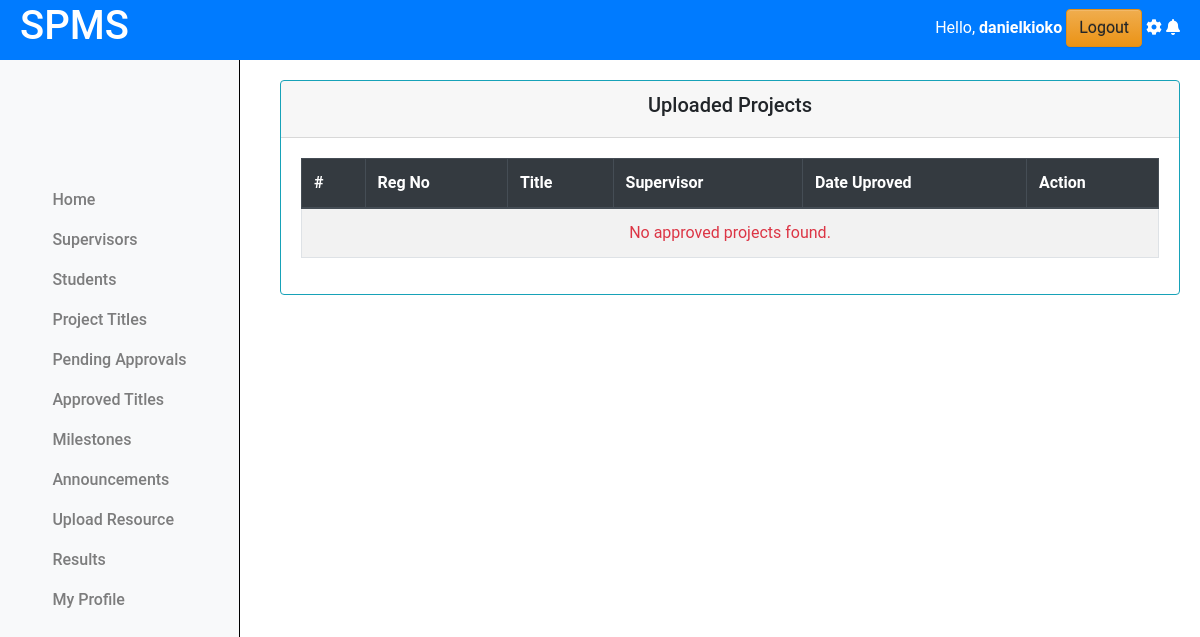
The app's page /projects/approved/ (signed in), older data.
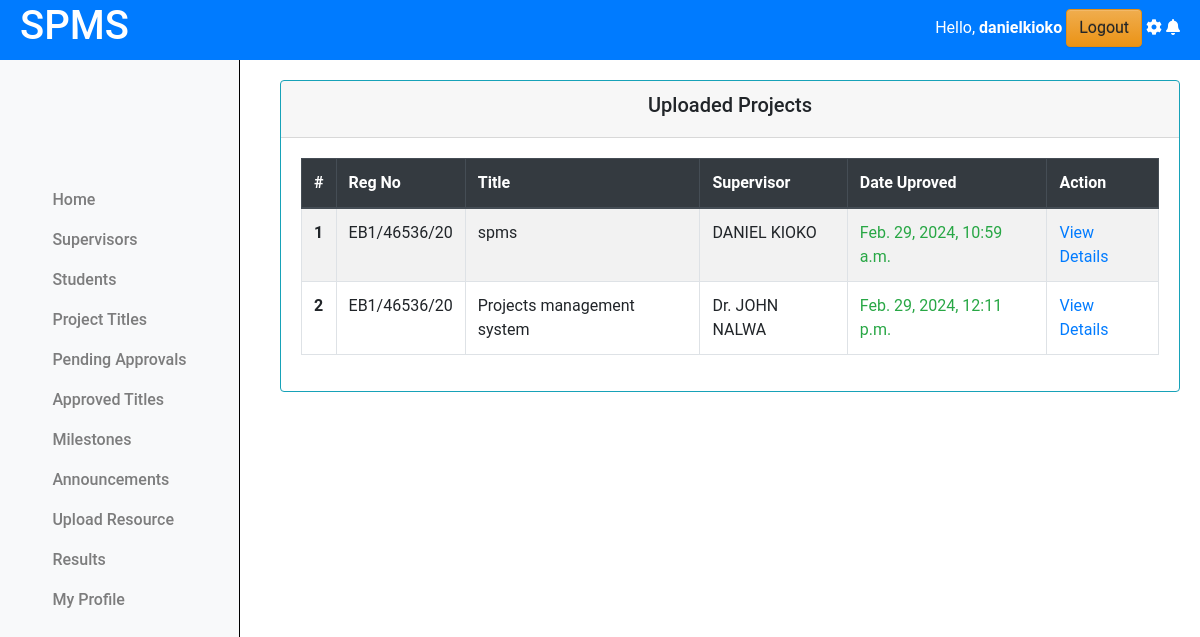
The same page, newer data.
### projectsApp/models.py (models this page shows, shortened)
class Projects(models.Model):
    student = models.ForeignKey(Student, on_delete=models.CASCADE)
    title = models.CharField(max_length=255)
    description = models.TextField()
    objectives = models.TextField()
    lecturer = models.ForeignKey(Lecturer, on_delete=models.SET_NULL, null=True, blank=True)
    status = models.CharField(max_length=50, choices=[
        ('pending', 'Pending'),
        ('approved', 'Approved'),
        ('rejected', 'Rejected')
    ], default='pending')
    created_at = models.DateTimeField(auto_now_add=True)
    updated_at = models.DateTimeField(auto_now=True)

class Student(models.Model):
    regno = models.CharField(max_length=255, unique=True)
    email = models.EmailField(max_length=255, unique=True)
    name = models.CharField(max_length=255)
    phone_number = models.IntegerField(null=True, blank=True)
    intake_year = models.PositiveSmallIntegerField(default=2024)
    password = models.CharField(max_length=128, null=False, blank=False)
    user_id = models.AutoField(primary_key=True)
    last_login = models.DateTimeField(blank=True, null=True)
    USERNAME_FIELD = 'email'
    REQUIRED_FIELDS = ['regno', 'name', 'phone_number']
    class Meta:
        db_table = "students"

class Lecturer(models.Model):
    email = models.EmailField(max_length=255, unique=True, blank=False)
    name = models.CharField(max_length=255)
    phone = models.IntegerField(null=True, blank=True)
    password = models.CharField(max_length=128, null=False, blank=False)
    user_id = models.AutoField(primary_key=True)
    last_login = models.DateTimeField(blank=True, null=True)
    USERNAME_FIELD = 'email'
    REQUIRED_FIELDS = ['name', 'phone']
    class Meta:
        db_table = "Lecturers"

### projectsApp/AccessControl.py (the view)
    @login_required
    def wrapper(request, *args, **kwargs):
        if not isinstance(request.user, Coordinator):
            return redirect('cordinator_login')
        return function(request, *args, **kwargs)

### projectsApp/AccessControl.py (called while the page is built)
def coordinator_required(function):
    @login_required
    def wrapper(request, *args, **kwargs):
        if not isinstance(request.user, Coordinator):
            return redirect('cordinator_login')
        return function(request, *args, **kwargs)
    return wrapper

### projectsApp/views.py (called while the page is built)
@coordinator_required
def approved_titles(request):
    projects = Projects.objects.filter(status="Approved").order_by('-created_at')
    for i,project in enumerate(projects):
        project.index = i+1
        student = project.student
        project.reg_number = student.regno
    context = {
        'projects':projects,
        }
    return render(request, 'cordinator/approved_titles.html', context)

### projectsApp/templates/cordinator/approved_titles.html
{% extends 'base.html' %}
{% load static %}
{% block content %}
{% include 'column1_cord.html' %}
<div class="content">
    <div class="container-fluid">
        <div class="row">
            <div class="card border-info">
                <div class="card-header text-center">
                    <h5>Uploaded Projects</h5>
                </div>
                <div class="card-body">
                    <table class="table table-bordered table-hover  table-striped border-info">
                        <thead class="thead-dark">
                            <tr>
                                <th scope="col">#</th>
                                <th scope="col">Reg No</th>
                                <th scope="col">Title</th>
                                <th scope="col">Supervisor</th>
                                <th scope="col">Date Uproved</th>
                                <th scope="col">Action</th>
                            </tr>
                        </thead>
                        <tbody>
                            {% if projects.exists %}
                                {% for project in projects %}
                                    <tr>
                                        <th scope="row">{{project.index}}</th>
                                        <td>{{project.reg_number}}</td>
                                        <td>{{project.title}}</td>
                                        <td>{{project.lecturer.name}}</td>
                                        <td class="text-success">{{project.updated_at}}</td>
                                        <td><a href="{% url "view_project_details" project.id %}"> View Details </a></td>
                                    </tr>
                                {% endfor %}
                            {% else %}
                                <tr>
                                    <td colspan="6" class="text-center text-danger">No approved projects found.</td>
                                </tr>
                            {% endif %}
                        </tbody>
                    </table>
                </div>
            </div>
        </div>
    </div>
</div>
<link rel="stylesheet" href="{% static 'css/mystudents.css' %}">
{% endblock %}

Row changes from the older to the newer data that the page shows:
now on this page (row edited): Projects: index "1", reg_number "EB1/46536/20", title "spms", lecturer.name "DANIEL KIOKO", updated_at "Feb. 29, 2024, 10:59 a.m."
now on this page (row edited): Projects: index "2", reg_number "EB1/46536/20", title "Projects management system", lecturer.name "Dr. JOHN NALWA", updated_at "Feb. 29, 2024, 12:11 p.m."
Text that changed along with them:
text no longer shown: "No approved projects found."
